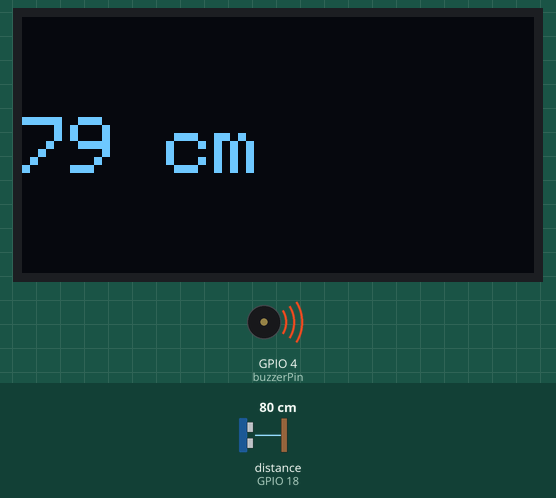
Recording of a sketch running on a simulated ESP32. Shown: 128×64 one-colour display, buzzer (waves = sounding, pin HIGH). Wiring (inferred from the names in the program): ultrasonic range finder: trigger GPIO 5; echo GPIO 18. Inputs (shaded band) come from the test bench; at power-on: distance to the obstacle (sensor on GPIO 18) 80 cm. The echo pulse lasts 58.3 µs per cm; WiFi joins after 1.5 s; servers stay silent unless stated; pins used as bus, display or sensor lines are not drawn; what the sketch prints to the serial monitor is not drawn.

Above: at 4.5 s.
4.6 s: distance to the obstacle (sensor on GPIO 18) set to 25 cm
At 5.3 s:
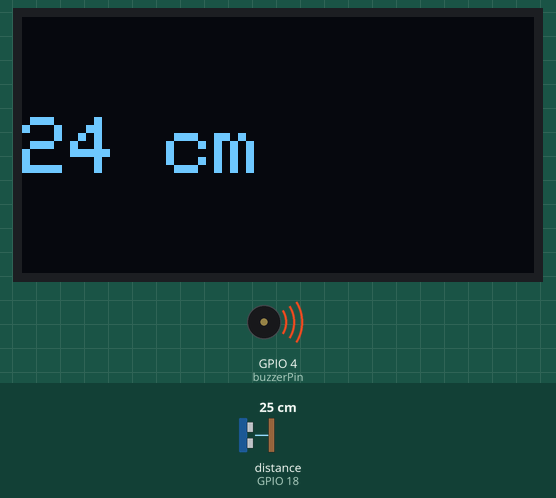
6.4 s: distance to the obstacle (sensor on GPIO 18) set to 20 cm
At 7.2 s:
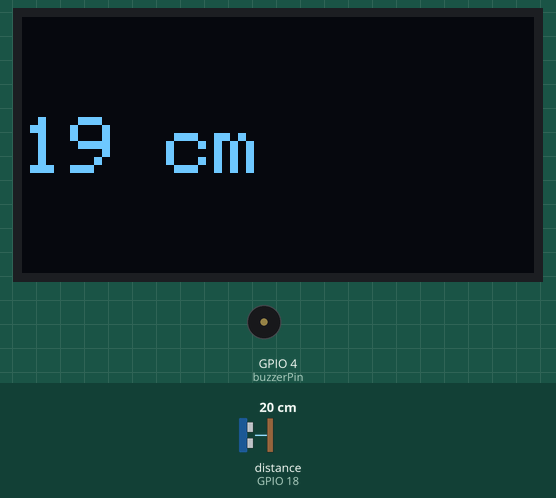
8.0 s: distance to the obstacle (sensor on GPIO 18) set to 2 cm
At 8.9 s:
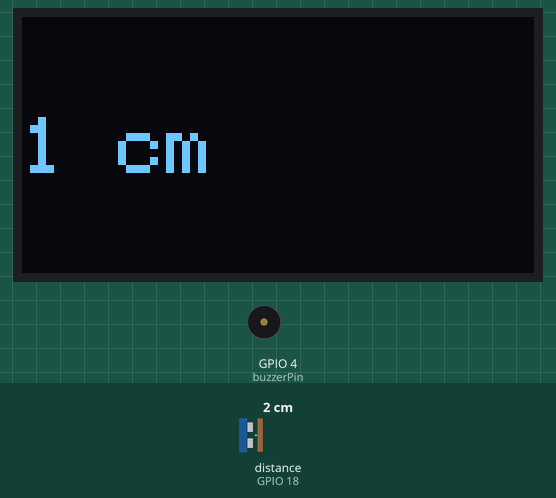
Timing chart, 0 to 11.0 s (numbered marks = the images above; inputs shaded):
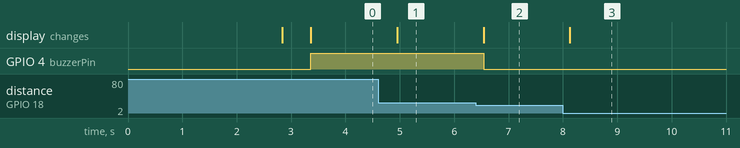

Measured:
- the behaviour switches between 23 and 22 cm on distance to the obstacle (sensor on GPIO 18) (found by bisection; images 1 and 2)
- after the input at 4.6 s, the display: changes after 0.36 s (image 1)
- after the input at 6.4 s, GPIO 4 (buzzerPin): HIGH → LOW after 0.14 s; the display: changes after 0.14 s (image 2)
- after the input at 8.0 s, the display: changes after 0.12 s (image 3)

The sketch:

WLM_code.ino
```cpp
// Blynk template details - you need these to communicate with the Blynk app
#define BLYNK_TEMPLATE_ID "TMPL3BFN2oENm"
#define BLYNK_TEMPLATE_NAME "ESP32 WaterLevel"
#define BLYNK_AUTH_TOKEN "7w4fj76RmqQgt6OsMU0hlFvS5mu1ykih"

// Include necessary libraries for Blynk, display, and sensor operations
#include <BlynkSimpleEsp32.h>
#include <Wire.h>
#include <Adafruit_GFX.h>
#include <Adafruit_SSD1306.h>
#include <WiFiClient.h>
#include <WiFi.h>

// Define virtual pin for Blynk button (used for distance reading)
#define VPIN_BUTTON_1 V1

// WiFi credentials for ESP32
const char* ssid = "Device_name"; // Replace with your Wi-Fi name
const char* password = "Wifi-password"; // Replace with your Wi-Fi password
char auth[] = "7w4fj76RmqQgt6OsMU0hlFvS5mu1ykih"; // Blynk authentication token

// OLED display settings
#define SCREEN_WIDTH 128  // OLED display width, in pixels
#define SCREEN_HEIGHT 64  // OLED display height, in pixels

Adafruit_SSD1306 display(SCREEN_WIDTH, SCREEN_HEIGHT, &Wire, -1); // Initialize display

// Ultrasonic sensor pins for measuring distance
const int trigPin = 5;   // Trigger pin of ultrasonic sensor
const int echoPin = 18;  // Echo pin of ultrasonic sensor

// Constants for sound speed and conversion to inches
#define SOUND_SPEED 0.034
#define CM_TO_INCH 0.393701

long duration;        // Variable to store pulse duration
int distanceCm;       // Variable to store distance in cm
int distanceInch;     // Variable to store distance in inches

// Buzzer pin configuration
const int buzzerPin = 4;  // Pin connected to buzzer

void setup() {
    Serial.begin(115200); // Start serial communication for debugging
    delay(1000); // Initial delay before setting up Blynk

    Blynk.begin(auth, ssid, password); // Initialize Blynk with credentials

    pinMode(trigPin, OUTPUT); // Set trigger pin as output
    pinMode(echoPin, INPUT);  // Set echo pin as input
    pinMode(buzzerPin, OUTPUT);  // Set buzzer pin as output

    // Initialize the OLED display
    if (!display.begin(SSD1306_SWITCHCAPVCC, 0x3C)) {
        Serial.println(F("SSD1306 allocation failed"));
        for (;;) ; // Halt the program if display initialization fails
    }
    delay(500); // Small delay before clearing the display
    display.clearDisplay();  // Clear the display screen
    display.setTextSize(2);  // Set text size for display
    display.setTextColor(WHITE);  // Set text color to white
}

void loop() {
    Blynk.run(); // Handle all Blynk communication (sending/receiving data)

    // Trigger ultrasonic sensor to send a pulse
    digitalWrite(trigPin, LOW);
    delayMicroseconds(2);  // Wait for a short period
    digitalWrite(trigPin, HIGH);  // Send pulse
    delayMicroseconds(10);  // Wait for the pulse to be sent
    digitalWrite(trigPin, LOW);  // End the pulse

    // Measure the duration of the pulse echo
    duration = pulseIn(echoPin, HIGH);  // Read the echo pin
    distanceCm = duration * SOUND_SPEED / 2;  // Calculate distance in cm
    distanceInch = distanceCm * CM_TO_INCH;  // Convert distance to inches

    // Print the measured distances in the serial monitor for debugging
    Serial.print("Distance (cm): ");
    Serial.println(distanceCm);
    Serial.print("Distance (inch): ");
    Serial.println(distanceInch);

    // Send the distance (in cm) to the Blynk app using virtual pin 1
    Blynk.virtualWrite(VPIN_BUTTON_1, distanceCm);

    // Update OLED display with the distance value
    display.clearDisplay();  // Clear previous display content
    display.setCursor(0, 25);  // Set text cursor to position (x, y)
    display.print(distanceCm); // Print the distance in cm on display
    display.print(" cm");  // Print " cm" after the distance value
    display.display();  // Update the display with the new content

    // Check if the distance is more than 21 cm
    if (distanceCm > 21) {
        // If the distance is more than 21 cm, turn on the buzzer
        digitalWrite(buzzerPin, HIGH);
    } else {
        // If the distance is less than or equal to 21 cm, turn off the buzzer
        digitalWrite(buzzerPin, LOW);
    }

    delay(500);  // Wait for half a second before the next iteration
}
```
